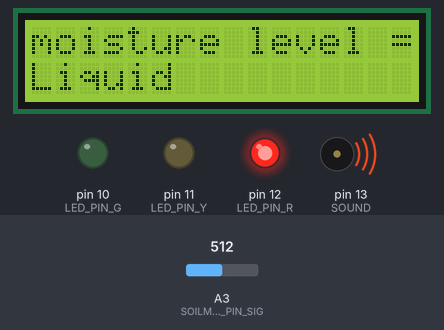
Bench run of a sketch on a simulated Arduino Uno, built with avr-gcc and run on an emulated ATmega328P. Parts: 16×2 character LCD, output pins drawn as LEDs (lit = HIGH), buzzer (waves = sounding). The test bench sets the inputs (shaded band); at power-on: A3 (SOILMOISTURE_5V_PIN_SIG) = 512. What the sketch prints to the serial monitor is not drawn.

Above: at 5.6 s.
5.7 s: A3 (SOILMOISTURE_5V_PIN_SIG) set to 408
15.2 s: A3 (SOILMOISTURE_5V_PIN_SIG) set to 389
At 18.9 s:
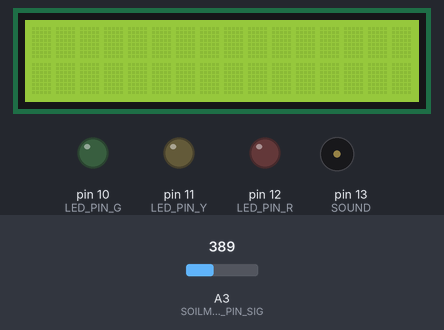
28.5 s: A3 (SOILMOISTURE_5V_PIN_SIG) set to 213
42.2 s: A3 (SOILMOISTURE_5V_PIN_SIG) set to 187
At 51.2 s:
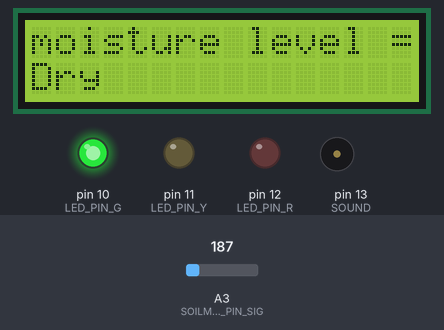
55.5 s: A3 (SOILMOISTURE_5V_PIN_SIG) set to 210
At 68.9 s:
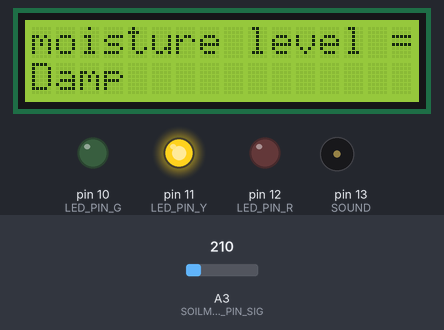
69.5 s: A3 (SOILMOISTURE_5V_PIN_SIG) set to 190
At 73.3 s:
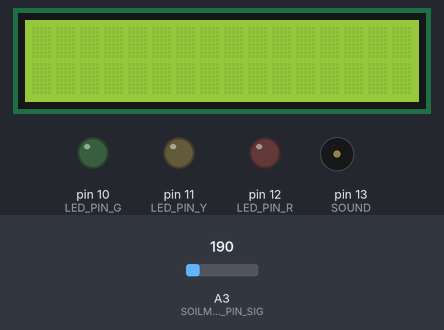
Timing chart, 0 to 82.6 s (numbered marks = the images above; inputs shaded):
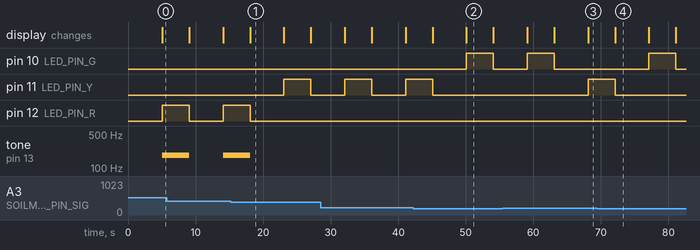

The sketch:

Moisture_Sensor_Progress.ino
```cpp
//Include Libraries
#include <LiquidCrystal.h>

// Global variables and defines
#define LCD_PIN_RS  7
#define LCD_PIN_E 6
#define LCD_PIN_DB4 2
#define LCD_PIN_DB5 3
#define LCD_PIN_DB6 4
#define LCD_PIN_DB7 5
#define LED_PIN_G 10
#define LED_PIN_Y 11
#define LED_PIN_R 12
#define SOUND 13
#define NOTE_FS3 185
// Global variables and defines
#define SOILMOISTURE_5V_PIN_SIG A3
// Object Initialization
LiquidCrystal lcd(LCD_PIN_RS,LCD_PIN_E,LCD_PIN_DB4,LCD_PIN_DB5,LCD_PIN_DB6,LCD_PIN_DB7);

void setup() {
//spesified the dementioned of the LCD screen
lcd.begin(16, 2);
pinMode(LED_PIN_G, OUTPUT);
pinMode(LED_PIN_Y, OUTPUT);
pinMode(LED_PIN_R, OUTPUT);
pinMode(SOUND, OUTPUT);
//data rate in bytes
Serial.begin(57600);
}
void loop() {
//print text in serial monotor
Serial.print("Moisture Sensor Value:");
//store data from Soil Moisture sensor
int result = analogRead(A3);
//print the data in the serial monotor
Serial.println(result);
//wate to collect result for 5 sec
delay(5000);

//Check if the data is more/equal than 0 and less/equal then 200
if (result >= 0 && result <= 200){
    //Turn on LED light
    digitalWrite(LED_PIN_G, HIGH);
  //display this on the LCD screen
    lcd.print("moisture level = ");
    //At row 1 and colume 0
    lcd.setCursor(0,1);
    //Display this text
    lcd.print("Dry");
    //At row 2 and colume 0
    lcd.setCursor(0,2);
    //waite for 4 sec
    delay(4000);
    //Turn off LED
    digitalWrite(LED_PIN_G, LOW);
    //Clear everything from the LCD screen
    lcd.clear();
    }else if(result > 200 && result <= 400){
        digitalWrite(LED_PIN_Y, HIGH);
        lcd.print("moisture level = ");
        lcd.setCursor(0,1);
        lcd.print("Damp");
        lcd.setCursor(0,2);
        delay(4000);
        digitalWrite(LED_PIN_Y, LOW);
        lcd.clear();
        }else if(result > 400){
            digitalWrite(LED_PIN_R, HIGH);
            //output the frequency of the Note_G4 value
            tone(SOUND, NOTE_FS3);
            lcd.print("moisture level = ");
            lcd.setCursor(0,1);
            lcd.print("Liquid");
            lcd.setCursor(0,2);
            delay(4000);
            //No Sound
            noTone(SOUND);
            digitalWrite(LED_PIN_R, LOW);
            lcd.clear();
          }
}
```

Measured:
- the behaviour switches between 401 and 400 on A3 (SOILMOISTURE_5V_PIN_SIG) (found by bisection; images 0 and 1)
- the behaviour switches between 201 and 200 on A3 (SOILMOISTURE_5V_PIN_SIG) (found by bisection; images 1 and 2)
- after the input at 15.2 s, pin 11 (LED_PIN_Y): LOW → HIGH after 7.9 s, → LOW 4.0 s later; pin 12 (LED_PIN_R): goes on until 18.1 s, then stays LOW; tone on pin 13 (SOUND): goes on until 18.1 s, then stays silent
- after the input at 42.2 s, pin 10 (LED_PIN_G): LOW → HIGH after 7.9 s, → LOW 4.0 s later; pin 11 (LED_PIN_Y): goes on until 45.1 s, then stays LOW; the display: first differs from a run without the input after 7.9 s (image 2)
- after the input at 55.5 s, pin 10 (LED_PIN_G): goes on until 63.1 s, then stays LOW; pin 11 (LED_PIN_Y): LOW → HIGH after 12.6 s; the display: first differs from a run without the input after 12.6 s (image 3)
- after the input at 69.5 s, pin 10 (LED_PIN_G): LOW → HIGH after 7.6 s, → LOW 4.0 s later; pin 11 (LED_PIN_Y): goes on until 72.1 s, then stays LOW
- what the display in image 1 shows lasts 5.0 s, from 18.1 s to 23.1 s
